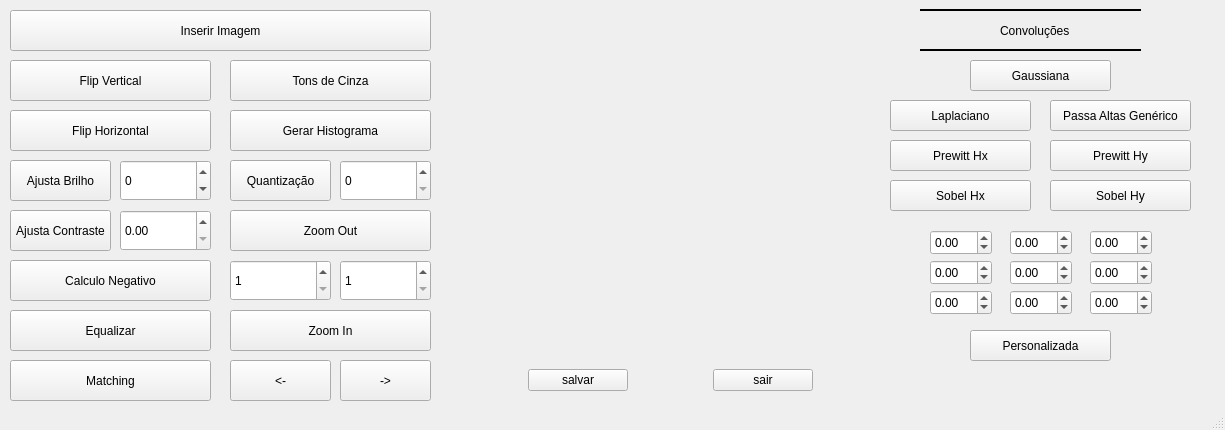
<?xml version="1.0" encoding="UTF-8"?>
<ui version="4.0">
 <class>MainWindow</class>
 <widget class="QMainWindow" name="MainWindow">
  <property name="geometry">
   <rect>
    <x>0</x>
    <y>0</y>
    <width>1225</width>
    <height>430</height>
   </rect>
  </property>
  <property name="sizePolicy">
   <sizepolicy hsizetype="Fixed" vsizetype="Fixed">
    <horstretch>0</horstretch>
    <verstretch>0</verstretch>
   </sizepolicy>
  </property>
  <property name="windowTitle">
   <string>MainWindow</string>
  </property>
  <widget class="QWidget" name="centralwidget">
   <widget class="QLabel" name="Photo_Original">
    <property name="geometry">
     <rect>
      <x>460</x>
      <y>10</y>
      <width>401</width>
      <height>351</height>
     </rect>
    </property>
    <property name="text">
     <string/>
    </property>
    <property name="scaledContents">
     <bool>true</bool>
    </property>
   </widget>
   <widget class="QWidget" name="layoutWidget">
    <property name="geometry">
     <rect>
      <x>450</x>
      <y>360</y>
      <width>441</width>
      <height>41</height>
     </rect>
    </property>
    <layout class="QHBoxLayout" name="horizontalLayout">
     <item>
      <spacer name="horizontalSpacer_2">
       <property name="orientation">
        <enum>Qt::Horizontal</enum>
       </property>
       <property name="sizeHint" stdset="0">
        <size>
         <width>40</width>
         <height>20</height>
        </size>
       </property>
      </spacer>
     </item>
     <item>
      <widget class="QPushButton" name="salvar">
       <property name="minimumSize">
        <size>
         <width>100</width>
         <height>20</height>
        </size>
       </property>
       <property name="cursor">
        <cursorShape>PointingHandCursor</cursorShape>
       </property>
       <property name="text">
        <string>salvar</string>
       </property>
      </widget>
     </item>
     <item>
      <spacer name="horizontalSpacer">
       <property name="orientation">
        <enum>Qt::Horizontal</enum>
       </property>
       <property name="sizeHint" stdset="0">
        <size>
         <width>40</width>
         <height>20</height>
        </size>
       </property>
      </spacer>
     </item>
     <item>
      <widget class="QPushButton" name="saida">
       <property name="minimumSize">
        <size>
         <width>100</width>
         <height>20</height>
        </size>
       </property>
       <property name="cursor">
        <cursorShape>PointingHandCursor</cursorShape>
       </property>
       <property name="text">
        <string>sair</string>
       </property>
      </widget>
     </item>
     <item>
      <spacer name="horizontalSpacer_3">
       <property name="orientation">
        <enum>Qt::Horizontal</enum>
       </property>
       <property name="sizeHint" stdset="0">
        <size>
         <width>40</width>
         <height>20</height>
        </size>
       </property>
      </spacer>
     </item>
    </layout>
   </widget>
   <widget class="QScrollArea" name="scrollArea">
    <property name="geometry">
     <rect>
      <x>0</x>
      <y>0</y>
      <width>441</width>
      <height>411</height>
     </rect>
    </property>
    <property name="frameShape">
     <enum>QFrame::NoFrame</enum>
    </property>
    <property name="frameShadow">
     <enum>QFrame::Plain</enum>
    </property>
    <property name="verticalScrollBarPolicy">
     <enum>Qt::ScrollBarAlwaysOff</enum>
    </property>
    <property name="horizontalScrollBarPolicy">
     <enum>Qt::ScrollBarAlwaysOff</enum>
    </property>
    <property name="sizeAdjustPolicy">
     <enum>QAbstractScrollArea::AdjustIgnored</enum>
    </property>
    <property name="widgetResizable">
     <bool>false</bool>
    </property>
    <widget class="QWidget" name="scrollAreaWidgetContents">
     <property name="geometry">
      <rect>
       <x>0</x>
       <y>0</y>
       <width>445</width>
       <height>659</height>
      </rect>
     </property>
     <widget class="QPushButton" name="inserir_imagem">
      <property name="geometry">
       <rect>
        <x>10</x>
        <y>10</y>
        <width>421</width>
        <height>41</height>
       </rect>
      </property>
      <property name="cursor">
       <cursorShape>PointingHandCursor</cursorShape>
      </property>
      <property name="styleSheet">
       <string notr="true"/>
      </property>
      <property name="text">
       <string>Inserir Imagem</string>
      </property>
     </widget>
     <widget class="QPushButton" name="flip_vertical">
      <property name="geometry">
       <rect>
        <x>10</x>
        <y>60</y>
        <width>201</width>
        <height>41</height>
       </rect>
      </property>
      <property name="cursor">
       <cursorShape>PointingHandCursor</cursorShape>
      </property>
      <property name="text">
       <string>Flip Vertical</string>
      </property>
     </widget>
     <widget class="QPushButton" name="flip_horizontal">
      <property name="geometry">
       <rect>
        <x>10</x>
        <y>110</y>
        <width>201</width>
        <height>41</height>
       </rect>
      </property>
      <property name="cursor">
       <cursorShape>PointingHandCursor</cursorShape>
      </property>
      <property name="text">
       <string>Flip Horizontal</string>
      </property>
     </widget>
     <widget class="QPushButton" name="brilho">
      <property name="geometry">
       <rect>
        <x>10</x>
        <y>160</y>
        <width>101</width>
        <height>41</height>
       </rect>
      </property>
      <property name="text">
       <string>Ajusta Brilho</string>
      </property>
     </widget>
     <widget class="QPushButton" name="contraste_botao">
      <property name="geometry">
       <rect>
        <x>10</x>
        <y>210</y>
        <width>101</width>
        <height>41</height>
       </rect>
      </property>
      <property name="text">
       <string>Ajusta Contraste</string>
      </property>
     </widget>
     <widget class="QSpinBox" name="numBrilho">
      <property name="geometry">
       <rect>
        <x>120</x>
        <y>160</y>
        <width>91</width>
        <height>41</height>
       </rect>
      </property>
      <property name="minimum">
       <number>-255</number>
      </property>
      <property name="maximum">
       <number>255</number>
      </property>
     </widget>
     <widget class="QDoubleSpinBox" name="valor_contraste">
      <property name="geometry">
       <rect>
        <x>120</x>
        <y>210</y>
        <width>91</width>
        <height>41</height>
       </rect>
      </property>
     </widget>
     <widget class="QPushButton" name="negativo_botao">
      <property name="geometry">
       <rect>
        <x>10</x>
        <y>260</y>
        <width>201</width>
        <height>41</height>
       </rect>
      </property>
      <property name="text">
       <string>Calculo Negativo</string>
      </property>
     </widget>
     <widget class="QPushButton" name="equalize_botao">
      <property name="geometry">
       <rect>
        <x>10</x>
        <y>310</y>
        <width>201</width>
        <height>41</height>
       </rect>
      </property>
      <property name="text">
       <string>Equalizar</string>
      </property>
     </widget>
     <widget class="QPushButton" name="rotate_esq">
      <property name="geometry">
       <rect>
        <x>230</x>
        <y>360</y>
        <width>101</width>
        <height>41</height>
       </rect>
      </property>
      <property name="text">
       <string>&lt;-</string>
      </property>
     </widget>
     <widget class="QPushButton" name="rotate_dir">
      <property name="geometry">
       <rect>
        <x>340</x>
        <y>360</y>
        <width>91</width>
        <height>41</height>
       </rect>
      </property>
      <property name="text">
       <string>-&gt;</string>
      </property>
     </widget>
     <widget class="QPushButton" name="Z_in">
      <property name="geometry">
       <rect>
        <x>230</x>
        <y>310</y>
        <width>201</width>
        <height>41</height>
       </rect>
      </property>
      <property name="text">
       <string>Zoom In</string>
      </property>
     </widget>
     <widget class="QSpinBox" name="z_width">
      <property name="geometry">
       <rect>
        <x>230</x>
        <y>260</y>
        <width>101</width>
        <height>41</height>
       </rect>
      </property>
      <property name="minimum">
       <number>1</number>
      </property>
     </widget>
     <widget class="QSpinBox" name="z_height">
      <property name="geometry">
       <rect>
        <x>340</x>
        <y>260</y>
        <width>91</width>
        <height>41</height>
       </rect>
      </property>
      <property name="minimum">
       <number>1</number>
      </property>
     </widget>
     <widget class="QPushButton" name="Z_out">
      <property name="geometry">
       <rect>
        <x>230</x>
        <y>210</y>
        <width>201</width>
        <height>41</height>
       </rect>
      </property>
      <property name="text">
       <string>Zoom Out</string>
      </property>
     </widget>
     <widget class="QPushButton" name="quantizar">
      <property name="geometry">
       <rect>
        <x>230</x>
        <y>160</y>
        <width>101</width>
        <height>41</height>
       </rect>
      </property>
      <property name="cursor">
       <cursorShape>PointingHandCursor</cursorShape>
      </property>
      <property name="text">
       <string>Quantização</string>
      </property>
     </widget>
     <widget class="QSpinBox" name="spinBox">
      <property name="geometry">
       <rect>
        <x>340</x>
        <y>160</y>
        <width>91</width>
        <height>41</height>
       </rect>
      </property>
      <property name="cursor">
       <cursorShape>PointingHandCursor</cursorShape>
      </property>
      <property name="maximum">
       <number>255</number>
      </property>
     </widget>
     <widget class="QPushButton" name="geraHistograma">
      <property name="geometry">
       <rect>
        <x>230</x>
        <y>110</y>
        <width>201</width>
        <height>41</height>
       </rect>
      </property>
      <property name="text">
       <string>Gerar Histograma</string>
      </property>
     </widget>
     <widget class="QPushButton" name="tons_de_cinza">
      <property name="geometry">
       <rect>
        <x>230</x>
        <y>60</y>
        <width>201</width>
        <height>41</height>
       </rect>
      </property>
      <property name="cursor">
       <cursorShape>PointingHandCursor</cursorShape>
      </property>
      <property name="text">
       <string>Tons de Cinza</string>
      </property>
     </widget>
     <widget class="QPushButton" name="pushButton">
      <property name="geometry">
       <rect>
        <x>10</x>
        <y>360</y>
        <width>201</width>
        <height>41</height>
       </rect>
      </property>
      <property name="text">
       <string>Matching</string>
      </property>
     </widget>
    </widget>
   </widget>
   <widget class="Line" name="line">
    <property name="geometry">
     <rect>
      <x>920</x>
      <y>0</y>
      <width>221</width>
      <height>21</height>
     </rect>
    </property>
    <property name="frameShadow">
     <enum>QFrame::Plain</enum>
    </property>
    <property name="lineWidth">
     <number>2</number>
    </property>
    <property name="orientation">
     <enum>Qt::Horizontal</enum>
    </property>
   </widget>
   <widget class="QLabel" name="label">
    <property name="geometry">
     <rect>
      <x>1000</x>
      <y>10</y>
      <width>81</width>
      <height>41</height>
     </rect>
    </property>
    <property name="text">
     <string>Convoluções</string>
    </property>
   </widget>
   <widget class="Line" name="line_2">
    <property name="geometry">
     <rect>
      <x>920</x>
      <y>40</y>
      <width>221</width>
      <height>21</height>
     </rect>
    </property>
    <property name="frameShadow">
     <enum>QFrame::Plain</enum>
    </property>
    <property name="lineWidth">
     <number>2</number>
    </property>
    <property name="orientation">
     <enum>Qt::Horizontal</enum>
    </property>
   </widget>
   <widget class="QPushButton" name="conv_gaus">
    <property name="geometry">
     <rect>
      <x>970</x>
      <y>60</y>
      <width>141</width>
      <height>31</height>
     </rect>
    </property>
    <property name="text">
     <string>Gaussiana</string>
    </property>
   </widget>
   <widget class="QPushButton" name="conv_lapl">
    <property name="geometry">
     <rect>
      <x>890</x>
      <y>100</y>
      <width>141</width>
      <height>31</height>
     </rect>
    </property>
    <property name="text">
     <string>Laplaciano</string>
    </property>
   </widget>
   <widget class="QPushButton" name="conv_passa_altas">
    <property name="geometry">
     <rect>
      <x>1050</x>
      <y>100</y>
      <width>141</width>
      <height>31</height>
     </rect>
    </property>
    <property name="text">
     <string>Passa Altas Genérico</string>
    </property>
   </widget>
   <widget class="QPushButton" name="conv_Px">
    <property name="geometry">
     <rect>
      <x>890</x>
      <y>140</y>
      <width>141</width>
      <height>31</height>
     </rect>
    </property>
    <property name="text">
     <string>Prewitt Hx</string>
    </property>
   </widget>
   <widget class="QPushButton" name="conv_Py">
    <property name="geometry">
     <rect>
      <x>1050</x>
      <y>140</y>
      <width>141</width>
      <height>31</height>
     </rect>
    </property>
    <property name="text">
     <string>Prewitt Hy</string>
    </property>
   </widget>
   <widget class="QPushButton" name="conv_sx">
    <property name="geometry">
     <rect>
      <x>890</x>
      <y>180</y>
      <width>141</width>
      <height>31</height>
     </rect>
    </property>
    <property name="text">
     <string>Sobel Hx</string>
    </property>
   </widget>
   <widget class="QPushButton" name="conv_sy">
    <property name="geometry">
     <rect>
      <x>1050</x>
      <y>180</y>
      <width>141</width>
      <height>31</height>
     </rect>
    </property>
    <property name="text">
     <string>Sobel Hy</string>
    </property>
   </widget>
   <widget class="QDoubleSpinBox" name="personal_00">
    <property name="geometry">
     <rect>
      <x>930</x>
      <y>230</y>
      <width>62</width>
      <height>25</height>
     </rect>
    </property>
    <property name="minimum">
     <double>-99.000000000000000</double>
    </property>
   </widget>
   <widget class="QDoubleSpinBox" name="personal_01">
    <property name="geometry">
     <rect>
      <x>1010</x>
      <y>230</y>
      <width>62</width>
      <height>25</height>
     </rect>
    </property>
    <property name="minimum">
     <double>-99.000000000000000</double>
    </property>
   </widget>
   <widget class="QDoubleSpinBox" name="personal_02">
    <property name="geometry">
     <rect>
      <x>1090</x>
      <y>230</y>
      <width>62</width>
      <height>25</height>
     </rect>
    </property>
    <property name="minimum">
     <double>-99.000000000000000</double>
    </property>
   </widget>
   <widget class="QDoubleSpinBox" name="personal_10">
    <property name="geometry">
     <rect>
      <x>930</x>
      <y>260</y>
      <width>62</width>
      <height>25</height>
     </rect>
    </property>
    <property name="minimum">
     <double>-99.000000000000000</double>
    </property>
   </widget>
   <widget class="QDoubleSpinBox" name="personal_11">
    <property name="geometry">
     <rect>
      <x>1010</x>
      <y>260</y>
      <width>62</width>
      <height>25</height>
     </rect>
    </property>
    <property name="minimum">
     <double>-99.000000000000000</double>
    </property>
   </widget>
   <widget class="QDoubleSpinBox" name="personal_12">
    <property name="geometry">
     <rect>
      <x>1090</x>
      <y>260</y>
      <width>62</width>
      <height>25</height>
     </rect>
    </property>
    <property name="minimum">
     <double>-99.000000000000000</double>
    </property>
   </widget>
   <widget class="QDoubleSpinBox" name="personal_20">
    <property name="geometry">
     <rect>
      <x>930</x>
      <y>290</y>
      <width>62</width>
      <height>25</height>
     </rect>
    </property>
    <property name="minimum">
     <double>-99.000000000000000</double>
    </property>
   </widget>
   <widget class="QDoubleSpinBox" name="personal_21">
    <property name="geometry">
     <rect>
      <x>1010</x>
      <y>290</y>
      <width>62</width>
      <height>25</height>
     </rect>
    </property>
    <property name="minimum">
     <double>-99.000000000000000</double>
    </property>
   </widget>
   <widget class="QDoubleSpinBox" name="personal_22">
    <property name="geometry">
     <rect>
      <x>1090</x>
      <y>290</y>
      <width>62</width>
      <height>25</height>
     </rect>
    </property>
    <property name="minimum">
     <double>-99.000000000000000</double>
    </property>
   </widget>
   <widget class="QPushButton" name="conv_personal">
    <property name="geometry">
     <rect>
      <x>970</x>
      <y>330</y>
      <width>141</width>
      <height>31</height>
     </rect>
    </property>
    <property name="text">
     <string>Personalizada</string>
    </property>
   </widget>
   <zorder>scrollArea</zorder>
   <zorder>Photo_Original</zorder>
   <zorder>layoutWidget</zorder>
   <zorder>line</zorder>
   <zorder>label</zorder>
   <zorder>line_2</zorder>
   <zorder>conv_gaus</zorder>
   <zorder>conv_lapl</zorder>
   <zorder>conv_passa_altas</zorder>
   <zorder>conv_Px</zorder>
   <zorder>conv_Py</zorder>
   <zorder>conv_sx</zorder>
   <zorder>conv_sy</zorder>
   <zorder>personal_00</zorder>
   <zorder>personal_01</zorder>
   <zorder>personal_02</zorder>
   <zorder>personal_10</zorder>
   <zorder>personal_11</zorder>
   <zorder>personal_12</zorder>
   <zorder>personal_20</zorder>
   <zorder>personal_21</zorder>
   <zorder>personal_22</zorder>
   <zorder>conv_personal</zorder>
  </widget>
  <widget class="QMenuBar" name="menubar">
   <property name="geometry">
    <rect>
     <x>0</x>
     <y>0</y>
     <width>1225</width>
     <height>21</height>
    </rect>
   </property>
  </widget>
  <widget class="QStatusBar" name="statusbar"/>
 </widget>
 <resources/>
 <connections/>
</ui>
